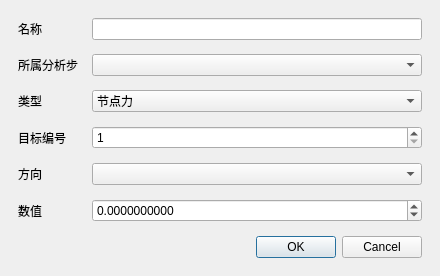
<?xml version="1.0" encoding="UTF-8"?>
<ui version="4.0"><class>LoadEditorDialogClass</class><widget class="QDialog" name="LoadEditorDialogClass"><property name="minimumSize"><size><width>440</width><height>0</height></size></property><layout class="QVBoxLayout" name="rootLayout"><property name="leftMargin"><number>18</number></property><property name="topMargin"><number>18</number></property><property name="rightMargin"><number>18</number></property><property name="bottomMargin"><number>18</number></property><property name="spacing"><number>14</number></property><item><layout class="QFormLayout" name="formLayout"><property name="fieldGrowthPolicy"><enum>QFormLayout::AllNonFixedFieldsGrow</enum></property><item row="0" column="0"><widget class="QLabel" name="nameLabel"><property name="text"><string>名称</string></property></widget></item><item row="0" column="1"><widget class="QLineEdit" name="nameEdit"/></item><item row="1" column="0"><widget class="QLabel" name="stepLabel"><property name="text"><string>所属分析步</string></property></widget></item><item row="1" column="1"><widget class="QComboBox" name="stepCombo"/></item><item row="2" column="0"><widget class="QLabel" name="typeLabel"><property name="text"><string>类型</string></property></widget></item><item row="2" column="1"><widget class="QComboBox" name="typeCombo"><item><property name="text"><string>节点力</string></property></item><item><property name="text"><string>单元荷载</string></property></item><item><property name="text"><string>重力</string></property></item><item><property name="text"><string>风荷载</string></property></item></widget></item><item row="3" column="0"><widget class="QLabel" name="targetLabel"><property name="text"><string>目标编号</string></property></widget></item><item row="3" column="1"><widget class="QSpinBox" name="targetSpin"><property name="minimum"><number>1</number></property><property name="maximum"><number>2147483647</number></property></widget></item><item row="4" column="0"><widget class="QLabel" name="directionLabel"><property name="text"><string>方向</string></property></widget></item><item row="4" column="1"><widget class="QComboBox" name="directionCombo"/></item><item row="5" column="0"><widget class="QLabel" name="valueLabel"><property name="text"><string>数值</string></property></widget></item><item row="5" column="1"><widget class="QDoubleSpinBox" name="valueSpin"><property name="minimum"><double>-1000000000000000</double></property><property name="maximum"><double>1000000000000000</double></property><property name="decimals"><number>10</number></property></widget></item></layout></item><item><widget class="QDialogButtonBox" name="buttonBox"><property name="standardButtons"><set>QDialogButtonBox::Cancel|QDialogButtonBox::Ok</set></property></widget></item></layout></widget><resources/><connections/></ui>
